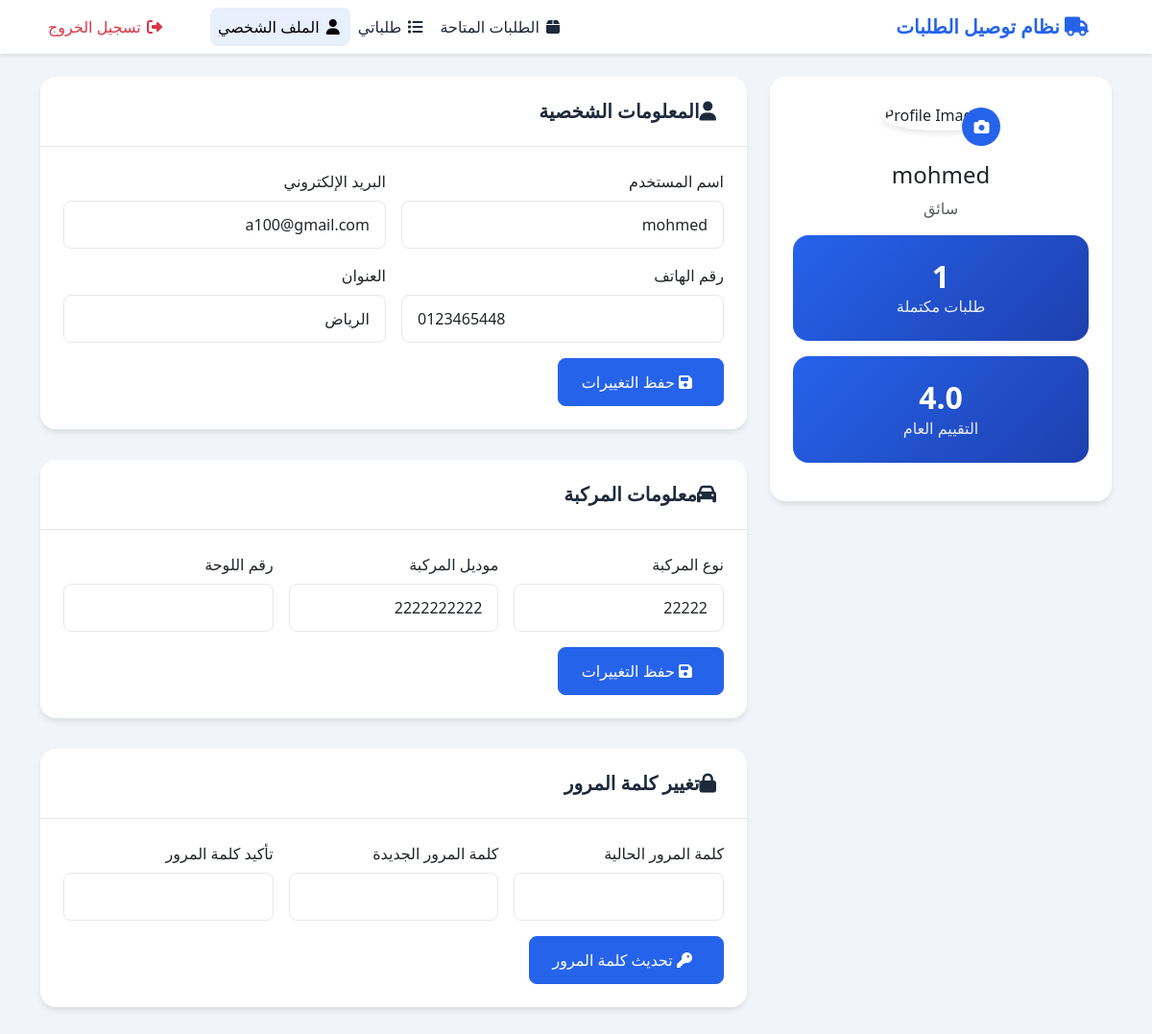
The app's page /Drivers/profile.php (signed in) with its own data.
### tables this page shows
CREATE TABLE `drivers` (
  `id` int(11) NOT NULL,
  `username` varchar(100) NOT NULL,
  `email` varchar(100) NOT NULL,
  `password` varchar(255) NOT NULL,
  `phone` varchar(20) NOT NULL,
  `age` int(11) DEFAULT NULL,
  `about` text DEFAULT NULL,
  `address` text DEFAULT NULL,
  `profile_image` varchar(255) DEFAULT NULL,
  `id_number` varchar(50) DEFAULT NULL,
  `license_number` varchar(50) DEFAULT NULL,
  `vehicle_type` varchar(50) DEFAULT NULL,
  `vehicle_model` varchar(50) DEFAULT NULL,
  `plate_number` varchar(20) DEFAULT NULL,
  `is_active` tinyint(1) DEFAULT 1,
  `current_status` enum('available', 'busy', 'offline') DEFAULT 'offline',
  `rating` decimal(3, 2) DEFAULT 0.00,
  `total_trips` int(11) DEFAULT 0,
  `completed_orders` int(11) DEFAULT 0,
  `cancelled_orders` int(11) DEFAULT 0,
  `total_earnings` decimal(10, 2) DEFAULT 0.00,
  `last_login` timestamp NULL DEFAULT NULL,
  `last_location` point DEFAULT NULL,
  `created_at` timestamp NOT NULL DEFAULT current_timestamp(),
  `updated_at` timestamp NOT NULL DEFAULT current_timestamp() ON UPDATE current_timestamp()
);

### Drivers/profile.php (the view, shortened to what this page needs)
<?php
require_once '../config.php';
$driver_id = (int)$_SESSION['driver_id'];
$driver = [];
try {
    $stmt = $conn->prepare("SELECT * FROM drivers WHERE id = ?");
    $stmt->execute([$driver_id]);
    $driver = $stmt->fetch();
} catch (PDOException $e) {
}
?>
<!DOCTYPE html>
<html dir="rtl" lang="ar">
<head>
    <link href="https://cdn.jsdelivr.net/npm/bootstrap@5.3.2/dist/css/bootstrap.min.css" rel="stylesheet">
    <link href="https://cdnjs.cloudflare.com/ajax/libs/font-awesome/6.4.2/css/all.min.css" rel="stylesheet">
    <link href="https://cdnjs.cloudflare.com/ajax/libs/animate.css/4.1.1/animate.min.css" rel="stylesheet">
</head>
<body>
    <nav class="navbar navbar-expand-lg navbar-light mb-4">
        <div class="container">
            <a class="navbar-brand" href="orders.php">
                <i class="fas fa-truck me-2"></i>
                نظام توصيل الطلبات
            </a>
            <div class="collapse navbar-collapse" id="navbarNav">
                <ul class="navbar-nav me-auto">
                    <li class="nav-item">
                        <a class="nav-link" href="orders.php">
                            <i class="fas fa-box"></i>
                            الطلبات المتاحة
                        </a>
                    </li>
                    <li class="nav-item">
                        <a class="nav-link" href="orders.php#my-orders">
                            <i class="fas fa-list"></i>
                            طلباتي
                        </a>
                    </li>
                    <li class="nav-item">
                        <a class="nav-link active" href="profile.php">
                            <i class="fas fa-user"></i>
                            الملف الشخصي
                        </a>
                    </li>
                </ul>
                <ul class="navbar-nav">
                    <li class="nav-item">
                        <a class="nav-link text-danger" href="logout.php">
                            <i class="fas fa-sign-out-alt"></i>
                            تسجيل الخروج
                        </a>
                    </li>
                </ul>
            </div>
        </div>
    </nav>
    <div class="container">
        <div class="row">
            <div class="col-md-4">
                <div class="card text-center">
                    <div class="card-body">
                        <div class="profile-image-upload">
                            <img src="<?php echo isset($driver['profile_image']) && $driver['profile_image'] ? 'uploads/driver/' . htmlspecialchars($driver['profile_image']) : 'assets/img/default-avatar.png'; ?>"
                                 class="profile-image-large"
                                 alt="Profile Image">
                            <label for="profile_image" class="upload-button">
                                <i class="fas fa-camera"></i>
                            </label>
                        </div>
                        <h4 class="mt-3"><?php echo htmlspecialchars($driver['username'] ?? ''); ?></h4>
                        <p class="text-muted">سائق</p>
                        <div class="stats-card">
                            <h3><?php echo number_format($driver['completed_orders'] ?? 0); ?></h3>
                            <p>طلبات مكتملة</p>
                        </div>
                        <div class="stats-card">
                            <h3><?php echo number_format($driver['rating'] ?? 0, 1); ?></h3>
                            <p>التقييم العام</p>
                        </div>
                    </div>
                </div>
            </div>
            <div class="col-md-8">
                <div class="card">
                    <div class="card-header">
                        <h5><i class="fas fa-user me-2"></i>المعلومات الشخصية</h5>
                    </div>
                    <div class="card-body">
                        <form method="POST" class="row g-3">
                            <div class="col-md-6">
                                <label class="form-label">اسم المستخدم</label>
                                <input type="text" class="form-control" name="username" value="<?php echo htmlspecialchars($driver['username'] ?? ''); ?>" required>
                            </div>
                            <div class="col-md-6">
                                <label class="form-label">البريد الإلكتروني</label>
                                <input type="email" class="form-control" name="email" value="<?php echo htmlspecialchars($driver['email'] ?? ''); ?>" required>
                            </div>
                            <div class="col-md-6">
                                <label class="form-label">رقم الهاتف</label>
                                <input type="tel" class="form-control" name="phone" value="<?php echo htmlspecialchars($driver['phone'] ?? ''); ?>" required>
                            </div>
                            <div class="col-md-6">
                                <label class="form-label">العنوان</label>
                                <input type="text" class="form-control" name="address" value="<?php echo htmlspecialchars($driver['address'] ?? ''); ?>">
                            </div>
                            <div class="col-12">
                                <button type="submit" class="btn btn-primary">
                                    <i class="fas fa-save me-2"></i>
                                    حفظ التغييرات
                                </button>
                            </div>
                        </form>
                    </div>
                </div>
                <div class="card">
                    <div class="card-header">
                        <h5><i class="fas fa-car me-2"></i>معلومات المركبة</h5>
                    </div>
                    <div class="card-body">
                        <form method="POST" class="row g-3">
                            <div class="col-md-4">
                                <label class="form-label">نوع المركبة</label>
                                <input type="text" class="form-control" name="vehicle_type" value="<?php echo htmlspecialchars($driver['vehicle_type'] ?? ''); ?>" required>
                            </div>
                            <div class="col-md-4">
                                <label class="form-label">موديل المركبة</label>
                                <input type="text" class="form-control" name="vehicle_model" value="<?php echo htmlspecialchars($driver['vehicle_model'] ?? ''); ?>" required>
                            </div>
                            <div class="col-md-4">
                                <label class="form-label">رقم اللوحة</label>
                                <input type="text" class="form-control" name="vehicle_plate" value="<?php echo htmlspecialchars($driver['vehicle_plate'] ?? ''); ?>" required>
                            </div>
                            <div class="col-12">
                                <button type="submit" class="btn btn-primary">
                                    <i class="fas fa-save me-2"></i>
                                    حفظ التغييرات
                                </button>
                            </div>
                        </form>
                    </div>
                </div>
                <div class="card">
                    <div class="card-header">
                        <h5><i class="fas fa-lock me-2"></i>تغيير كلمة المرور</h5>
                    </div>
                    <div class="card-body">
                        <form method="POST" class="row g-3">
                            <div class="col-md-4">
                                <label class="form-label">كلمة المرور الحالية</label>
                                <input type="password" class="form-control" name="current_password" required>
                            </div>
                            <div class="col-md-4">
                                <label class="form-label">كلمة المرور الجديدة</label>
                                <input type="password" class="form-control" name="new_password" required>
                            </div>
                            <div class="col-md-4">
                                <label class="form-label">تأكيد كلمة المرور</label>
                                <input type="password" class="form-control" name="confirm_password" required>
                            </div>
                            <div class="col-12">
                                <button type="submit" name="update_password" class="btn btn-primary">
                                    <i class="fas fa-key me-2"></i>
                                    تحديث كلمة المرور
                                </button>
                            </div>
                        </form>
                    </div>
                </div>
            </div>
        </div>
    </div>
</body>
</html>

### Drivers/profile.php (style rules this page uses)
:root { --primary-color: #2563eb; --secondary-color: #1e40af; --background-color: #f1f5f9; --text-color: #1e293b; }
body { background-color: var(--background-color); font-family: 'Segoe UI', Tahoma, Geneva, Verdana, sans-serif; }
.navbar { background-color: white; box-shadow: 0 2px 4px rgba(0,0,0,0.1); }
.navbar-brand { font-weight: bold; color: var(--primary-color) !important; }
.nav-link { color: var(--text-color); padding: 0.5rem 1rem; border-radius: 0.5rem; transition: all 0.3s ease; }
.nav-link:hover, .nav-link.active { background-color: rgba(37, 99, 235, 0.1); color: var(--primary-color); }
.nav-link i { width: 20px; text-align: center; }
.card { border: none; border-radius: 1rem; box-shadow: 0 4px 6px -1px rgba(0,0,0,0.1); background-color: white; margin-bottom: 2rem; }
.card-header { background-color: transparent; border-bottom: 1px solid rgba(0,0,0,0.1); padding: 1.5rem; }
.card-header h5 { margin: 0; color: var(--text-color); font-weight: 600; }
.card-body { padding: 1.5rem; }
.profile-image-large { width: 150px; height: 150px; border-radius: 50%; object-fit: cover; margin-bottom: 1rem; border: 4px solid white; box-shadow: 0 4px 6px -1px rgba(0,0,0,0.1); }
.profile-image-upload { position: relative; display: inline-block; }
.upload-button { position: absolute; bottom: 0; right: 0; background: var(--primary-color); color: white; width: 40px; height: 40px; border-radius: 50%; display: flex; align-items: center; justify-content: center; cursor: pointer; transition: all 0.3s ease; }
.form-control { border-radius: 0.5rem; padding: 0.75rem 1rem; border: 1px solid #e5e7eb; transition: all 0.3s ease; }
.btn-primary { background-color: var(--primary-color); border-color: var(--primary-color); border-radius: 0.5rem; padding: 0.75rem 1.5rem; font-weight: 500; transition: all 0.3s ease; }
.stats-card { background: linear-gradient(135deg, var(--primary-color), var(--secondary-color)); color: white; border-radius: 1rem; padding: 1.5rem; margin-bottom: 1rem; }
.stats-card h3 { font-size: 2rem; margin: 0; font-weight: 600; }
.stats-card p { margin: 0; opacity: 0.9; }

### records on screen
drivers: username "mohmed", completed_orders "1", rating "4.0", email "a100@gmail.com", phone "0123465448", address "الرياض", vehicle_type "22222", vehicle_model "2222222222"
